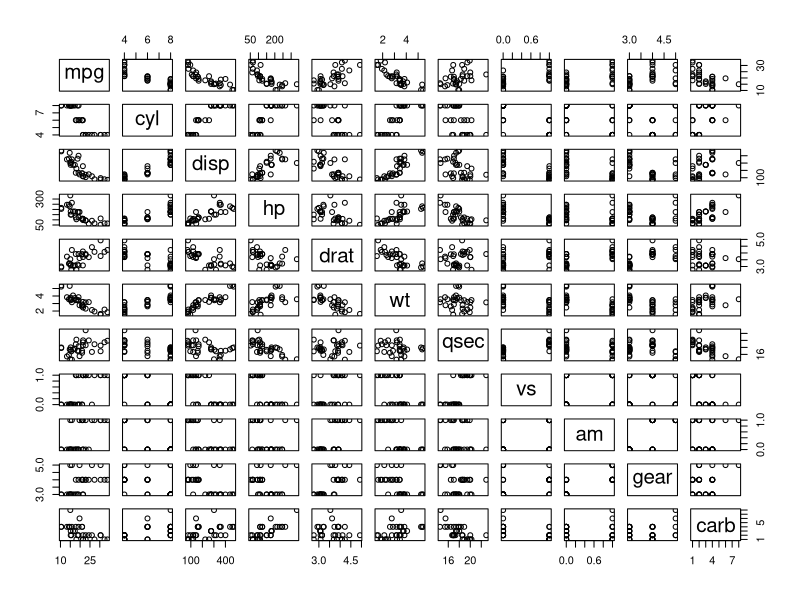
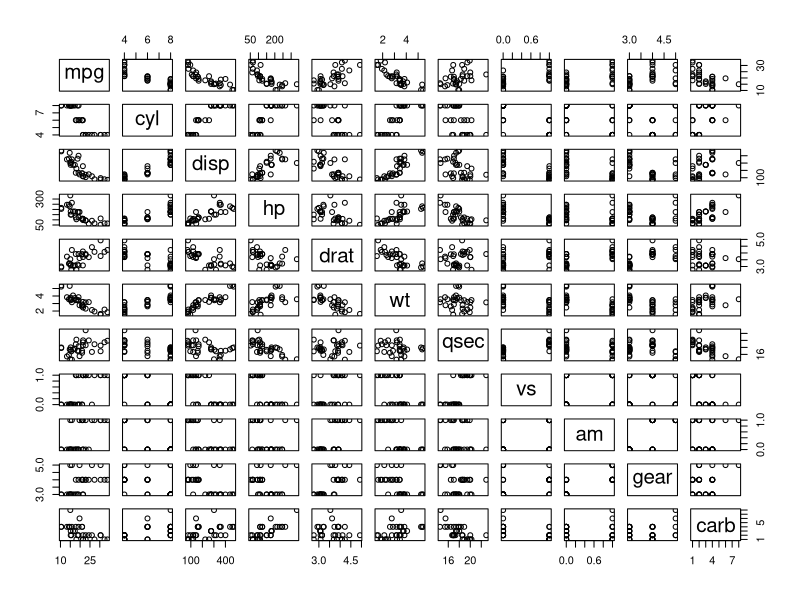

Reproduce these figures in R, in order.
## ---- chunk 1
plot(mtcars)
## ---- chunk 2
plot(mtcars)
